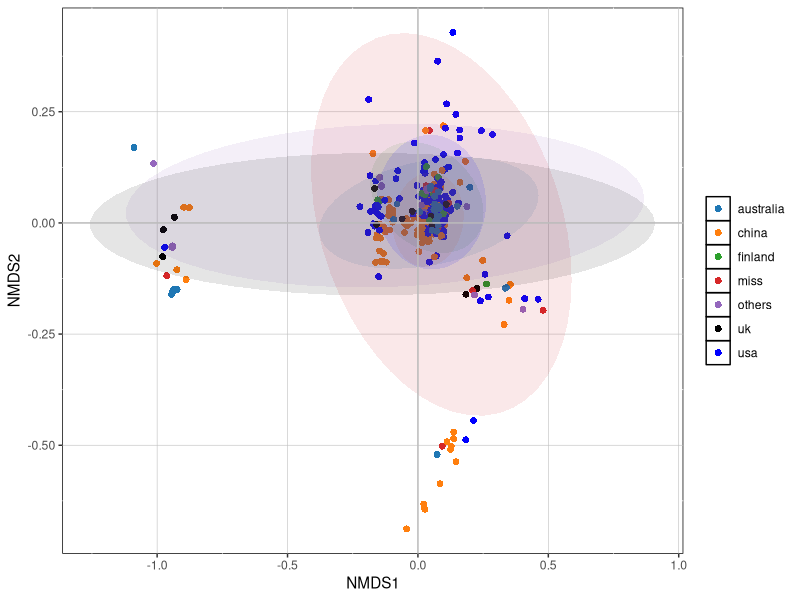

The R script that drew this image:
setwd("C:/Users/admin/Desktop/data and scripts/figures4//")
data <- read.delim("figures4.txt", row.names = 1, sep = '\t', stringsAsFactors = FALSE, check.names = FALSE)
library(vegan)

bray_dis <- vegdist(data, method = 'bray')
nmds_dis <- metaMDS(bray_dis, k = 2)
nmds_dis_species <- wascores(nmds_dis$points, data)

library(ggplot2)
nmds_data <- scores(nmds_dis)
nmds_dis <- as.data.frame(nmds_data)

nmds_dis$name <- rownames(nmds_dis)
map<-read.table("zhushi.txt",header=T,sep="\t",row.names=1)
merged=merge(nmds_dis,map,by="row.names",all.x=TRUE)

custom_colors <- c("#1f77b4", "#ff7f0e", "#2ca02c", "#d62728", "#9467bd", "black", "blue")

ggplot(data = merged, aes(NMDS1, NMDS2)) +
  geom_point(size = 2, aes(color = factor(location), shape = factor(location))) +
  stat_ellipse(aes(fill = factor(location)), geom = 'polygon', level = 0.95, alpha = 0.1, show.legend = FALSE) +
  scale_color_manual(values = custom_colors) +  
  scale_fill_manual(values = custom_colors) +  
  scale_shape_manual(values = c(16, 16, 16, 16, 16, 16, 16)) + 
  theme(panel.grid.major = element_line(color = 'gray', size = 0.2),
        panel.background = element_rect(color = 'black', fill = 'transparent'), 
        plot.title = element_text(hjust = 0.5),
        legend.title = element_blank()) +
  geom_vline(xintercept = 0, color = 'gray', size = 0.5) +
  geom_hline(yintercept = 0, color = 'gray', size = 0.5) +
  geom_text(data = merged, aes(label = Row.names, x = NMDS1, y = NMDS2), alpha = 0, check_overlap = TRUE)    

